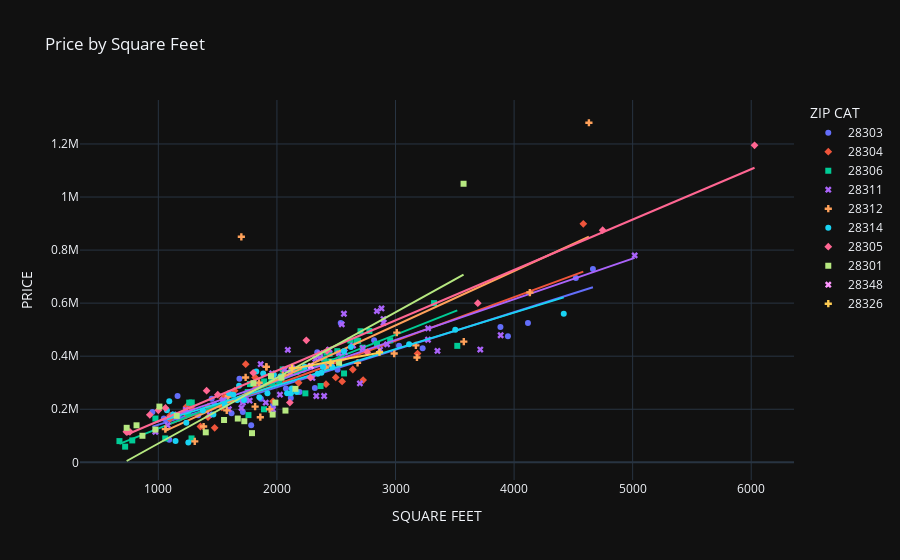

The code cell stored with this chart in its notebook:
### Code cell
fig=px.scatter(gdf_within, x='SQUARE FEET', y='PRICE', color='ZIP CAT', symbol='ZIP CAT', title='Price by Square Feet' , 
               height=500, template='plotly_dark', hover_data={'ZIP CAT':False,'BEDS':True,'BATHS':True,},trendline='ols')

fig.update_layout(
    hoverlabel=dict(
        bgcolor="white",
        font_size=14,
        font_family="Arial"
    )
)

fig.show()

# https://plotly.com/python/line-and-scatter/#scatter-plots-with-plotly-express
# https://plotly.com/python/hover-text-and-formatting/

### Figure 1 — Plotly figure (JSON) as saved in the notebook; plotly's stock layout.template omitted (floating-point values rounded to 4 significant figures; data arrays with more than 128 entries replaced by an {"elided": "..."} marker saying what was removed)
{"data": [{"customdata": [["28303", 3, 2], ["28303", 3, 2], ["28303", 4, 2.5], ["28303", 3, 2], ["28303", 2, 1.5], ["28303", 3, 1], ["28303", 3, 2], ["28303", 3, 2], ["28303", 3, 2], ["28303", 5, 4], ["28303", 3, 2], ["28303", 5, 4.5], ["28303", 4, 2], ["28303", 4, 2], ["28303", 3, 2], ["28303", 3, 1.5], ["28303", 4, 2], ["28303", 3, 2], ["28303", 4, 3.5], ["28303", 4, 3], ["28303", 3, 2], ["28303", 3, 2.5], ["28303", 3, 1.5], ["28303", 4, 3], ["28303", 3, 2.5], ["28303", 3, 2], ["28303", 3, 2], ["28303", 4, 2.5], ["28303", 2, 1], ["28303", 3, 1.5], ["28303", 5, 3.5], ["28303", 4, 3.5], ["28303", 4, 3.5]], "hovertemplate": "SQUARE FEET=%{x}<br>PRICE=%{y}<br>BEDS=%{customdata[1]}<br>BATHS=%{customdata[2]}<extra></extra>", "legendgroup": "28303", "marker": {"color": "#636efa", "symbol": "circle"}, "mode": "markers", "name": "28303", "orientation": "v", "showlegend": true, "type": "scatter", "x": [1474, 2320, 2340, 1684, 1162, 1175, 1450, 2117, 2191, 3885, 1713, 4665, 2511, 1746, 1783, 1066, 1967, 1845, 3948, 2820, 1865, 2538, 1046, 2076, 1744, 1336, 1092, 3229, 950, 1617, 3030, 4521, 4117], "xaxis": "x", "y": [217000, 279900, 415000, 314900, 250000, 164900, 240000, 242000, 264900, 510000, 190000, 729000, 349000, 235000, 140000, 159500, 215000, 294200, 475000, 460000, 240000, 525000, 165000, 277900, 260000, 177000, 85000, 429500, 189900, 185000, 439000, 695000, 525000], "yaxis": "y"}, {"hovertemplate": "<b>OLS trendline</b><br>PRICE = 141.433 * SQUARE FEET + 326.103<br>R<sup>2</sup>=0.859413<br><br>SQUARE FEET=%{x}<br>PRICE=%{y} <b>(trend)</b><extra></extra>", "legendgroup": "28303", "marker": {"color": "#636efa", "symbol": "circle"}, "mode": "lines", "name": "28303", "showlegend": false, "type": "scatter", "x": [950, 1046, 1066, 1092, 1162, 1175, 1336, 1450, 1474, 1617, 1684, 1713, 1744, 1746, 1783, 1845, 1865, 1967, 2076, 2117, 2191, 2320, 2340, 2511, 2538, 2820, 3030, 3229, 3885, 3948, 4117, 4521, 4665], "xaxis": "x", "y": [134700.0, 148300.0, 151100.0, 154800.0, 164700.0, 166500.0, 189300.0, 205400.0, 208800.0, 229000.0, 238500.0, 242600.0, 247000.0, 247300.0, 252500.0, 261300.0, 264100.0, 278500.0, 293900.0, 299700.0, 310200.0, 328400.0, 331300.0, 355500.0, 359300.0, 399200.0, 428900.0, 457000.0, 549800.0, 558700.0, 582600.0, 639700.0, 660100.0], "yaxis": "y"}, {"customdata": [["28304", 4, 1], ["28304", 4, 2], ["28304", 3, 1.5], ["28304", 3, 2], ["28304", 5, 3.5], ["28304", 4, 3], ["28304", 3, 1], ["28304", 3, 2], ["28304", 3, 2], ["28304", 3, 2], ["28304", 3, 2], ["28304", 2, 1.5], ["28304", 3, 2], ["28304", 3, 2.5], ["28304", 3, 2], ["28304", 3, 1.5], ["28304", 3, 2], ["28304", 3, 2.5], ["28304", 3, 2], ["28304", 4, 2.5], ["28304", 3, 1], ["28304", 3, 2], ["28304", 3, 2], ["28304", 4, 4], ["28304", 3, 2.5], ["28304", 4, 2.5], ["28304", 4, 2.5], ["28304", 4, 2.5], ["28304", 3, 2], ["28304", 4, 2.5]], "hovertemplate": "SQUARE FEET=%{x}<br>PRICE=%{y}<br>BEDS=%{customdata[1]}<br>BATHS=%{customdata[2]}<extra></extra>", "legendgroup": "28304", "marker": {"color": "#EF553B", "symbol": "diamond"}, "mode": "markers", "name": "28304", "orientation": "v", "showlegend": true, "type": "scatter", "x": [1475, 2183, 1100, 1420, 3186, 2550, 1109, 1643, 1540, 1220, 1280, 1355, 1092, 2414, 1239, 1419, 1238, 1820, 1967, 2640, 1103, 1570, 1692, 4584, 1717, 2496, 1816, 1737, 1536, 2727], "xaxis": "x", "y": [129900, 299900, 176000, 210000, 409900, 305000, 175000, 270000, 240000, 189000, 204000, 135000, 165500, 294500, 180000, 170000, 210000, 285000, 230000, 349900, 166900, 250000, 239900, 899000, 242000, 320000, 320000, 370000, 207000, 310000], "yaxis": "y"}, {"hovertemplate": "<b>OLS trendline</b><br>PRICE = 164.738 * SQUARE FEET + -36181.8<br>R<sup>2</sup>=0.812190<br><br>SQUARE FEET=%{x}<br>PRICE=%{y} <b>(trend)</b><extra></extra>", "legendgroup": "28304", "marker": {"color": "#EF553B", "symbol": "diamond"}, "mode": "lines", "name": "28304", "showlegend": false, "type": "scatter", "x": [1092, 1100, 1103, 1109, 1220, 1238, 1239, 1280, 1355, 1419, 1420, 1475, 1536, 1540, 1570, 1643, 1692, 1717, 1737, 1816, 1820, 1967, 2183, 2414, 2496, 2550, 2640, 2727, 3186, 4584], "xaxis": "x", "y": [143700.0, 145000.0, 145500.0, 146500.0, 164800.0, 167800.0, 167900.0, 174700.0, 187000.0, 197600.0, 197700.0, 206800.0, 216900.0, 217500.0, 222500.0, 234500.0, 242600.0, 246700.0, 250000.0, 263000.0, 263600.0, 287900.0, 323400.0, 361500.0, 375000.0, 383900.0, 398700.0, 413100.0, 488700.0, 719000.0], "yaxis": "y"}, {"customdata": [["28306", 5, 3.5], ["28306", 3, 2.5], ["28306", 5, 4], ["28306", 5, 3], ["28306", 3, 2], ["28306", 4, 3.5], ["28306", 3, 1.5], ["28306", 4, 2], ["28306", 3, 2], ["28306", 3, 2.5], ["28306", 3, 1], ["28306", 4, 3], ["28306", 5, 3.5], ["28306", 3, 2.5], ["28306", 4, 2.5], ["28306", 3, 2], ["28306", 3, 2], ["28306", 4, 2.5], ["28306", 5, 3.5], ["28306", 2, 1], ["28306", 3, 2], ["28306", 4, 2], ["28306", 5, 3], ["28306", 4, 2.5], ["28306", 4, 3.5], ["28306", 4, 3.5], ["28306", 2, 1], ["28306", 3, 2.5], ["28306", 1, 1], ["28306", 3, 2], ["28306", 2, 2], ["28306", 3, 1], ["28306", 4, 2.5], ["28306", 5, 3], ["28306", 4, 2.5], ["28306", 4, 3], ["28306", 4, 3], ["28306", 3, 2], ["28306", 3, 3], ["28306", 4, 2], ["28306", 3, 1], ["28306", 4, 3]], "hovertemplate": "SQUARE FEET=%{x}<br>PRICE=%{y}<br>BEDS=%{customdata[1]}<br>BATHS=%{customdata[2]}<extra></extra>", "legendgroup": "28306", "marker": {"color": "#00cc96", "symbol": "square"}, "mode": "markers", "name": "28306", "orientation": "v", "showlegend": true, "type": "scatter", "x": [2450, 2049, 3325, 2368, 2240, 2162, 1250, 1773, 1563, 1957, 975, 2509, 2723, 1754, 2780, 2020, 1260, 2542, 2399, 720, 2164, 1891, 3521, 2566, 2705, 2671, 780, 2214, 1280, 1282, 1962, 1058, 2418, 2844, 2955, 2685, 2619, 1760, 1954, 1892, 672, 2444], "xaxis": "x", "y": [380000, 350000, 600000, 287500, 260000, 349900, 185000, 295000, 228000, 324000, 165000, 419000, 432000, 264900, 495000, 304500, 225000, 398000, 390000, 59000, 340000, 199900, 438995, 335000, 494000, 459000, 82500, 350000, 90000, 225400, 299000, 90000, 413418, 446700, 459900, 457700, 458900, 178000, 312900, 304900, 80000, 409000], "yaxis": "y"}, {"hovertemplate": "<b>OLS trendline</b><br>PRICE = 176.602 * SQUARE FEET + -48926.8<br>R<sup>2</sup>=0.870797<br><br>SQUARE FEET=%{x}<br>PRICE=%{y} <b>(trend)</b><extra></extra>", "legendgroup": "28306", "marker": {"color": "#00cc96", "symbol": "square"}, "mode": "lines", "name": "28306", "showlegend": false, "type": "scatter", "x": [672, 720, 780, 975, 1058, 1250, 1260, 1280, 1282, 1563, 1754, 1760, 1773, 1891, 1892, 1954, 1957, 1962, 2020, 2049, 2162, 2164, 2214, 2240, 2368, 2399, 2418, 2444, 2450, 2509, 2542, 2566, 2619, 2671, 2685, 2705, 2723, 2780, 2844, 2955, 3325, 3521], "xaxis": "x", "y": [69750.0, 78230.0, 88820.0, 123300.0, 137900.0, 171800.0, 173600.0, 177100.0, 177500.0, 227100.0, 260800.0, 261900.0, 264200.0, 285000.0, 285200.0, 296200.0, 296700.0, 297600.0, 307800.0, 312900.0, 332900.0, 333200.0, 342100.0, 346700.0, 369300.0, 374700.0, 378100.0, 382700.0, 383700.0, 394200.0, 400000.0, 404200.0, 413600.0, 422800.0, 425300.0, 428800.0, 432000.0, 442000.0, 453300.0, 472900.0, 538300.0, 572900.0], "yaxis": "y"}, {"customdata": {"elided": "52x3 mixed values"}, "hovertemplate": "SQUARE FEET=%{x}<br>PRICE=%{y}<br>BEDS=%{customdata[1]}<br>BATHS=%{customdata[2]}<extra></extra>", "legendgroup": "28311", "marker": {"color": "#ab63fa", "symbol": "x"}, "mode": "markers", "name": "28311", "orientation": "v", "showlegend": true, "type": "scatter", "x": [1079, 2026, 3887, 1231, 1730, 2700, 1682, 1713, 3715, 2571, 2332, 2300, 1132, 1770, 1547, 5017, 2929, 3274, 2442, 2460, 1595, 1906, 3354, 1966, 1432, 1701, 2870, 2092, 975, 2363, 2066, 1960, 3275, 2363, 1967, 2111, 2111, 2111, 1967, 2128, 2398, 2642, 2324, 2522, 1863, 2724, 2899, 2547, 2843, 2565, 2899, 2882], "xaxis": "x", "y": [139900, 255000, 479000, 198000, 245000, 297500, 235000, 225000, 425000, 415000, 249900, 318000, 179900, 232500, 235000, 780000, 444774, 461945, 425000, 369500, 200000, 225000, 420000, 199000, 180000, 204900, 424900, 424000, 115000, 410693, 349900, 334900, 505000, 393670, 324900, 336900, 336900, 336900, 324900, 354900, 250000, 439931, 389900, 410900, 369944, 429976, 525977, 519977, 569977, 559977, 539977, 579977], "yaxis": "y"}, {"hovertemplate": "<b>OLS trendline</b><br>PRICE = 153.45 * SQUARE FEET + 745.103<br>R<sup>2</sup>=0.729319<br><br>SQUARE FEET=%{x}<br>PRICE=%{y} <b>(trend)</b><extra></extra>", "legendgroup": "28311", "marker": {"color": "#ab63fa", "symbol": "x"}, "mode": "lines", "name": "28311", "showlegend": false, "type": "scatter", "x": [975, 1079, 1132, 1231, 1432, 1547, 1595, 1682, 1701, 1713, 1730, 1770, 1863, 1906, 1960, 1966, 1967, 1967, 2026, 2066, 2092, 2111, 2111, 2111, 2128, 2300, 2324, 2332, 2363, 2363, 2398, 2442, 2460, 2522, 2547, 2565, 2571, 2642, 2700, 2724, 2843, 2870, 2882, 2899, 2899, 2929, 3274, 3275, 3354, 3715, 3887, 5017], "xaxis": "x", "y": [150400.0, 166300.0, 174500.0, 189600.0, 220500.0, 238100.0, 245500.0, 258800.0, 261800.0, 263600.0, 266200.0, 272400.0, 286600.0, 293200.0, 301500.0, 302400.0, 302600.0, 302600.0, 311600.0, 317800.0, 321800.0, 324700.0, 324700.0, 324700.0, 327300.0, 353700.0, 357400.0, 358600.0, 363300.0, 363300.0, 368700.0, 375500.0, 378200.0, 387700.0, 391600.0, 394300.0, 395300.0, 406200.0, 415100.0, 418700.0, 437000.0, 441100.0, 443000.0, 445600.0, 445600.0, 450200.0, 503100.0, 503300.0, 515400.0, 570800.0, 597200.0, 770600.0], "yaxis": "y"}, {"customdata": [["28312", 4, 3], ["28312", 3, 1], ["28312", 4, 3.5], ["28312", 3, 2], ["28312", 3, 2], ["28312", 3, 2.5], ["28312", 3, 1.5], ["28312", 3, 2], ["28312", 5, 3.5], ["28312", 4, 2.5], ["28312", 3, 2], ["28312", 3, 2], ["28312", 4, 3.5], ["28312", 4, 3], ["28312", 4, 2.5], ["28312", 4, 2.5], ["28312", 4, 2.5], ["28312", 3, 1], ["28312", 3, 2], ["28312", 4, 3], ["28312", 4, 2.5], ["28312", 5, 3.5], ["28312", 2, 2], ["28312", 4, 2.5]], "hovertemplate": "SQUARE FEET=%{x}<br>PRICE=%{y}<br>BEDS=%{customdata[1]}<br>BATHS=%{customdata[2]}<extra></extra>", "legendgroup": "28312", "marker": {"color": "#FFA15A", "symbol": "cross"}, "mode": "markers", "name": "28312", "orientation": "v", "showlegend": true, "type": "scatter", "x": [3181, 1059, 4631, 1816, 1736, 1939, 1700, 1577, 3172, 2049, 1850, 1860, 3011, 2989, 2680, 1911, 1911, 1307, 1382, 4133, 2408, 3576, 1590, 2408], "xaxis": "x", "y": [395000, 125000, 1280000, 210000, 319900, 200000, 850000, 195900, 440750, 327950, 299950, 170000, 489000, 410000, 374900, 359900, 359900, 79000, 135000, 639900, 357000, 455000, 249000, 357700], "yaxis": "y"}, {"hovertemplate": "<b>OLS trendline</b><br>PRICE = 204.866 * SQUARE FEET + -98596.6<br>R<sup>2</sup>=0.537006<br><br>SQUARE FEET=%{x}<br>PRICE=%{y} <b>(trend)</b><extra></extra>", "legendgroup": "28312", "marker": {"color": "#FFA15A", "symbol": "cross"}, "mode": "lines", "name": "28312", "showlegend": false, "type": "scatter", "x": [1059, 1307, 1382, 1577, 1590, 1700, 1736, 1816, 1850, 1860, 1911, 1911, 1939, 2049, 2408, 2408, 2680, 2989, 3011, 3172, 3181, 3576, 4133, 4631], "xaxis": "x", "y": [118400.0, 169200.0, 184500.0, 224500.0, 227100.0, 249700.0, 257100.0, 273400.0, 280400.0, 282500.0, 292900.0, 292900.0, 298600.0, 321200.0, 394700.0, 394700.0, 450400.0, 513700.0, 518300.0, 551200.0, 553100.0, 634000.0, 748100.0, 850100.0], "yaxis": "y"}, {"customdata": [["28314", 3, 2], ["28314", 3, 2.5], ["28314", 4, 2.5], ["28314", 3, 2], ["28314", 3, 2], ["28314", 3, 2], ["28314", 2, 2], ["28314", 3, 2], ["28314", 3, 2], ["28314", 3, 2], ["28314", 2, 2], ["28314", 4, 3], ["28314", 3, 2], ["28314", 3, 2.5], ["28314", 3, 2.5], ["28314", 3, 2], ["28314", 3, 2.5], ["28314", 3, 2.5], ["28314", 3, 2], ["28314", 4, 3.5], ["28314", 4, 2.5], ["28314", 4, 3], ["28314", 3, 1.5], ["28314", 3, 2.5], ["28314", 4, 2.5], ["28314", 4, 3], ["28314", 3, 2.5], ["28314", 4, 2.5], ["28314", 3, 1.5], ["28314", 4, 2.5], ["28314", 4, 2.5], ["28314", 4, 2.5], ["28314", 6, 4], ["28314", 4, 4]], "hovertemplate": "SQUARE FEET=%{x}<br>PRICE=%{y}<br>BEDS=%{customdata[1]}<br>BATHS=%{customdata[2]}<extra></extra>", "legendgroup": "28314", "marker": {"color": "#19d3f3", "symbol": "circle"}, "mode": "markers", "name": "28314", "orientation": "v", "showlegend": true, "type": "scatter", "x": [1072, 2168, 2125, 1632, 1236, 2086, 1253, 1125, 1560, 1665, 1145, 2624, 1852, 1722, 2118, 1596, 1681, 1920, 1375, 2565, 2375, 2344, 1464, 2234, 1884, 2468, 2030, 3115, 1092, 1974, 1826, 2388, 3504, 4419], "xaxis": "x", "y": [195900, 265000, 278000, 255000, 149500, 260000, 75000, 179900, 217900, 235000, 79900, 435000, 245000, 235000, 260000, 260000, 289000, 260000, 195000, 419000, 337900, 333900, 179900, 359900, 334900, 357900, 324500, 445000, 229900, 329890, 342317, 359451, 499999, 559900], "yaxis": "y"}, {"hovertemplate": "<b>OLS trendline</b><br>PRICE = 137.389 * SQUARE FEET + 14466.7<br>R<sup>2</sup>=0.829626<br><br>SQUARE FEET=%{x}<br>PRICE=%{y} <b>(trend)</b><extra></extra>", "legendgroup": "28314", "marker": {"color": "#19d3f3", "symbol": "circle"}, "mode": "lines", "name": "28314", "showlegend": false, "type": "scatter", "x": [1072, 1092, 1125, 1145, 1236, 1253, 1375, 1464, 1560, 1596, 1632, 1665, 1681, 1722, 1826, 1852, 1884, 1920, 1974, 2030, 2086, 2118, 2125, 2168, 2234, 2344, 2375, 2388, 2468, 2565, 2624, 3115, 3504, 4419], "xaxis": "x", "y": [161700.0, 164500.0, 169000.0, 171800.0, 184300.0, 186600.0, 203400.0, 215600.0, 228800.0, 233700.0, 238700.0, 243200.0, 245400.0, 251100.0, 265300.0, 268900.0, 273300.0, 278300.0, 285700.0, 293400.0, 301100.0, 305500.0, 306400.0, 312300.0, 321400.0, 336500.0, 340800.0, 342600.0, 353500.0, 366900.0, 375000.0, 442400.0, 495900.0, 621600.0], "yaxis": "y"}, {"customdata": [["28305", 3, 2], ["28305", 2, 1], ["28305", 4, 4.5], ["28305", 3, 2], ["28305", 4, 2.5], ["28305", 2, 1], ["28305", 4, 3], ["28305", 4, 3], ["28305", 2, 1], ["28305", 2, 1], ["28305", 3, 2.5], ["28305", 5, 3.5], ["28305", 3, 2], ["28305", 4, 1.5], ["28305", 2, 1], ["28305", 6, 6]], "hovertemplate": "SQUARE FEET=%{x}<br>PRICE=%{y}<br>BEDS=%{customdata[1]}<br>BATHS=%{customdata[2]}<extra></extra>", "legendgroup": "28305", "marker": {"color": "#FF6692", "symbol": "diamond"}, "mode": "markers", "name": "28305", "orientation": "v", "showlegend": true, "type": "scatter", "x": [1060, 760, 3694, 1407, 2422, 1501, 2248, 2762, 1000, 730, 2282, 4747, 1800, 2109, 928, 6028], "xaxis": "x", "y": [205000, 114900, 599900, 269900, 420000, 255000, 460000, 415000, 195900, 114900, 320000, 875000, 337500, 225000, 179000, 1195000], "yaxis": "y"}, {"hovertemplate": "<b>OLS trendline</b><br>PRICE = 190.01 * SQUARE FEET + -34948.8<br>R<sup>2</sup>=0.956635<br><br>SQUARE FEET=%{x}<br>PRICE=%{y} <b>(trend)</b><extra></extra>", "legendgroup": "28305", "marker": {"color": "#FF6692", "symbol": "diamond"}, "mode": "lines", "name": "28305", "showlegend": false, "type": "scatter", "x": [730, 760, 928, 1000, 1060, 1407, 1501, 1800, 2109, 2248, 2282, 2422, 2762, 3694, 4747, 6028], "xaxis": "x", "y": [103800.0, 109500.0, 141400.0, 155100.0, 166500.0, 232400.0, 250300.0, 307100.0, 365800.0, 392200.0, 398700.0, 425300.0, 489900.0, 666900.0, 867000.0, 1110000.0], "yaxis": "y"}, {"customdata": [["28301", 4, 1], ["28301", 3, 2.5], ["28301", 3, 1], ["28301", 3, 2], ["28301", 3, 3], ["28301", 2, 1], ["28301", 3, 2], ["28301", 3, 1.5], ["28301", 4, 2], ["28301", 3, 2.5], ["28301", 3, 1.5], ["28301", 2, 2.5], ["28301", 4, 2], ["28301", 4, 3], ["28301", 3, 2.5], ["28301", 3, 1], ["28301", 3, 2], ["28301", 3, 1], ["28301", 3, 3.5], ["28301", 2, 1]], "hovertemplate": "SQUARE FEET=%{x}<br>PRICE=%{y}<br>BEDS=%{customdata[1]}<br>BATHS=%{customdata[2]}<extra></extra>", "legendgroup": "28301", "marker": {"color": "#B6E880", "symbol": "square"}, "mode": "markers", "name": "28301", "orientation": "v", "showlegend": true, "type": "scatter", "x": [1554, 2524, 1400, 1802, 1987, 866, 1964, 1155, 2072, 1950, 1670, 1790, 1725, 2156, 2038, 975, 1009, 733, 3574, 816], "xaxis": "x", "y": [159500, 375000, 113000, 298000, 225000, 100000, 180000, 175000, 195000, 324900, 165000, 109900, 155000, 277000, 319000, 123500, 210000, 130000, 1050000, 139500], "yaxis": "y"}, {"hovertemplate": "<b>OLS trendline</b><br>PRICE = 247.415 * SQUARE FEET + -176421<br>R<sup>2</sup>=0.657007<br><br>SQUARE FEET=%{x}<br>PRICE=%{y} <b>(trend)</b><extra></extra>", "legendgroup": "28301", "marker": {"color": "#B6E880", "symbol": "square"}, "mode": "lines", "name": "28301", "showlegend": false, "type": "scatter", "x": [733, 816, 866, 975, 1009, 1155, 1400, 1554, 1670, 1725, 1790, 1802, 1950, 1964, 1987, 2038, 2072, 2156, 2524, 3574], "xaxis": "x", "y": [4934.0, 25470.0, 37840.0, 64810.0, 73220.0, 109300.0, 170000.0, 208100.0, 236800.0, 250400.0, 266500.0, 269400.0, 306000.0, 309500.0, 315200.0, 327800.0, 336200.0, 357000.0, 448100.0, 707800.0], "yaxis": "y"}, {"customdata": [["28348", 4, 3]], "hovertemplate": "SQUARE FEET=%{x}<br>PRICE=%{y}<br>BEDS=%{customdata[1]}<br>BATHS=%{customdata[2]}<extra></extra>", "legendgroup": "28348", "marker": {"color": "#FF97FF", "symbol": "x"}, "mode": "markers", "name": "28348", "orientation": "v", "showlegend": true, "type": "scatter", "x": [2286], "xaxis": "x", "y": [362900], "yaxis": "y"}, {"hovertemplate": "<extra></extra>", "legendgroup": "28348", "marker": {"color": "#FF97FF", "symbol": "x"}, "mode": "lines", "name": "28348", "showlegend": false, "type": "scatter", "xaxis": "x", "yaxis": "y"}, {"customdata": [["28326", 4, 3], ["28326", 4, 2.5], ["28326", 3, 2.5]], "hovertemplate": "SQUARE FEET=%{x}<br>PRICE=%{y}<br>BEDS=%{customdata[1]}<br>BATHS=%{customdata[2]}<extra></extra>", "legendgroup": "28326", "marker": {"color": "#FECB52", "symbol": "cross"}, "mode": "markers", "name": "28326", "orientation": "v", "showlegend": true, "type": "scatter", "x": [2865, 2128, 2452], "xaxis": "x", "y": [414900, 354900, 374900], "yaxis": "y"}, {"hovertemplate": "<b>OLS trendline</b><br>PRICE = 82.1044 * SQUARE FEET + 177811<br>R<sup>2</sup>=0.985546<br><br>SQUARE FEET=%{x}<br>PRICE=%{y} <b>(trend)</b><extra></extra>", "legendgroup": "28326", "marker": {"color": "#FECB52", "symbol": "cross"}, "mode": "lines", "name": "28326", "showlegend": false, "type": "scatter", "x": [2128, 2452, 2865], "xaxis": "x", "y": [352500.0, 379100.0, 413000.0], "yaxis": "y"}], "layout": {"autosize": true, "hoverlabel": {"bgcolor": "white", "font": {"family": "Arial", "size": 14}}, "legend": {"title": {"text": "ZIP CAT"}, "tracegroupgap": 0}, "title": {"text": "Price by Square Feet"}, "xaxis": {"anchor": "y", "autorange": true, "domain": [0, 1], "range": [342.1, 6358.0], "title": {"text": "SQUARE FEET"}, "type": "linear"}, "yaxis": {"anchor": "x", "autorange": true, "domain": [0, 1], "range": [-66840.0, 1369000.0], "title": {"text": "PRICE"}, "type": "linear"}}}
